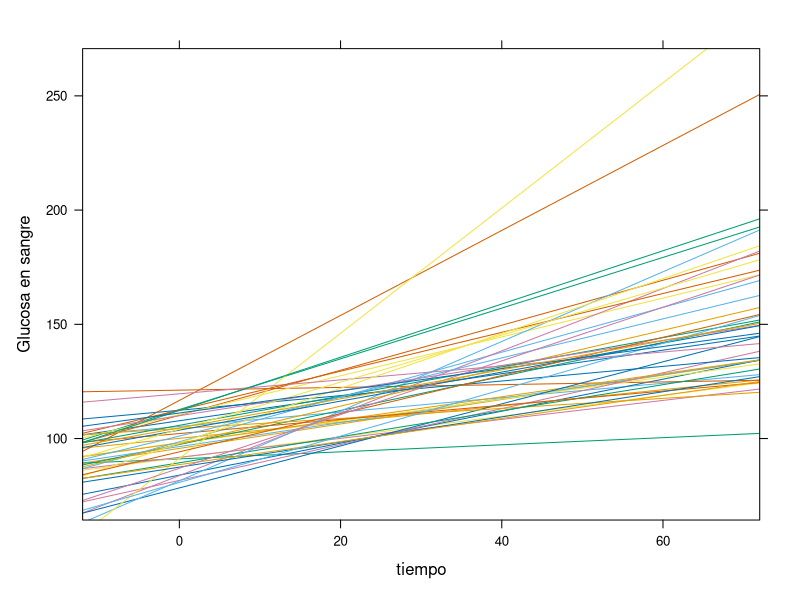
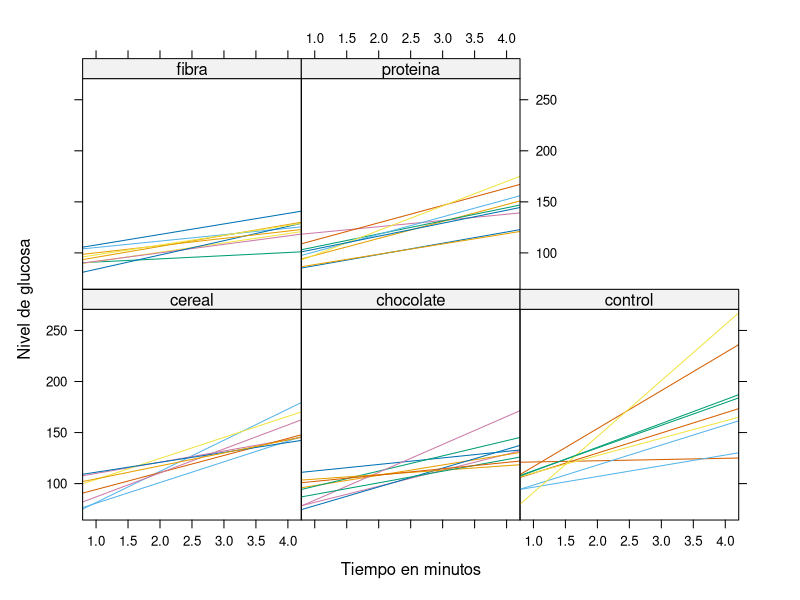
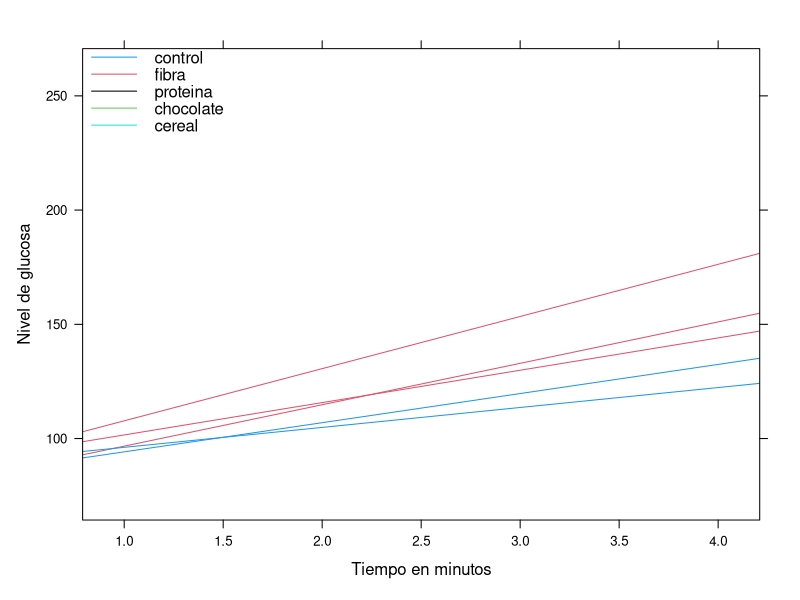

Generate these figures, in order, with R: (Note: this script raises an error after producing the figures.)
## ---- chunk 1
base <- read.csv("basededatos.csv")
## ---- chunk 2
str(base)
base$sustancia = as.factor(base$sustancia)
base$sujeto = as.factor(base$sujeto)
base$tiempo = as.factor(base$tiempo)
base$tiempo1 = as.numeric(base$tiempo)
#base$glucosa = as.numeric(base$glucosa)
## ---- chunk 3
library(lme4)
library(lattice)
## ---- chunk 4
xyplot(glucosa~tiempo,group=sujeto,ylab="Glucosa en sangre",type="r",data = base)
## ---- chunk 5
xyplot(glucosa~tiempo1|sustancia,group=sujeto,pch=18, xlab="Tiempo en minutos", ylab="Nivel de glucosa",type=c("r"),base)
## ---- chunk 6
library(ggplot2)
## ---- chunk 7
xyplot(base$glucosa~base$tiempo1,group=base$sustancia,col=c(2,4), xlab="Tiempo en minutos", ylab="Nivel de glucosa",type="r", key=list(corner=c(0,1),lines=list(col=c(4,2,1,3,5),lty=1), text=list(c("control","fibra","proteina","chocolate","cereal"))))
## ---- chunk 8
beta0=beta1=c()
ind=as.numeric(names(table(base$sujeto))) #esto es para hacerlos consecutivos
for(i in 1:44) {
  mod=lm(glucosa~tiempo+sustancia,base[base$sujeto==ind[1],])
  beta0[i]=mod$coef[1]
  beta1[i]=mod$coef[2]
}
## ---- chunk 9
mod=lm(glucosa~tiempo+sustancia,base)
mod$coefficients
## ---- chunk 10
moda=lmer(glucosa~1+tiempo1*sustancia+(1+tiempo1|sujeto),REML=F,data=base) #No es necesario agregar REML
modb=lmer(glucosa~1+tiempo1+sustancia+(1+tiempo1|sujeto),REML=F,data=base) #No es necesario agregar REML
anova(moda,modb, test = "LRT")
## ---- chunk 11
modc=lmer(glucosa~1+tiempo1*sustancia+(1|sujeto)+(0+tiempo1|sujeto),REML=F,base)
modd=lmer(glucosa~1+tiempo1+sustancia+(1|sujeto)+(0+tiempo1|sujeto),REML=F,base)
anova(modc,modd,test = "LRT")
## ---- chunk 12
mod2=lmer(glucosa~1+tiempo1+(1+tiempo1|sujeto),REML=F,data=base) #No es necesario agregar REML
mod3=lmer(glucosa~1+tiempo1+(1|sujeto)+(0+tiempo1|sujeto),REML=F,base)
anova(mod3,mod2,test = "LRT")
## ---- chunk 13
mod4=lmer(glucosa~1+tiempo1*sustancia+(1|sujeto),REML=F,base)
anova(mod3,mod4)
## ---- chunk 14
mod5=lmer(glucosa~1+tiempo1+(1|sujeto)+(0+tiempo1|sujeto),base)
summary(mod5)$coef
